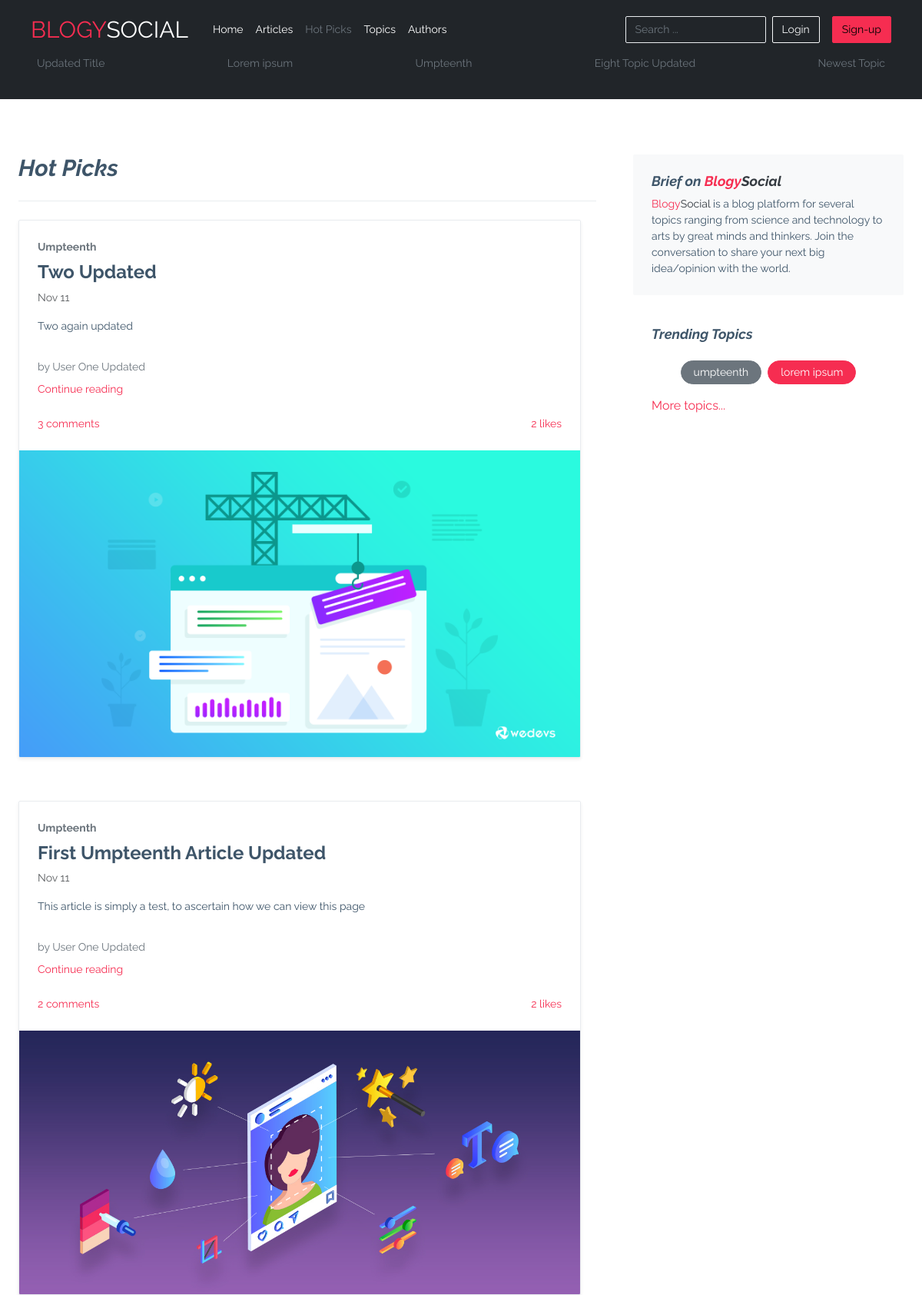
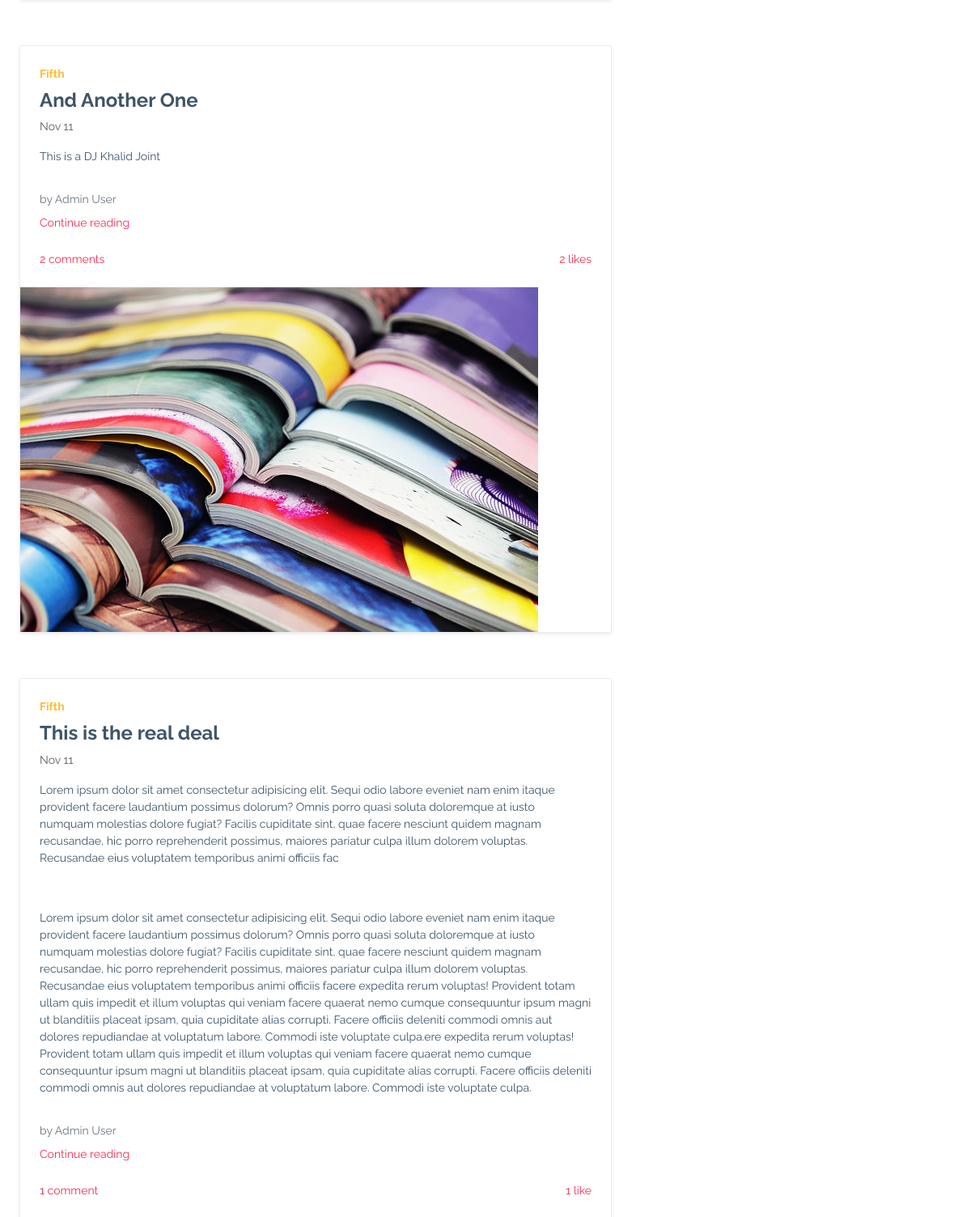
/hot-picks/ (upper part), run on the app's committed database (2 pictures, top to bottom).
### posts/models.py (models this page shows, shortened)
class Topic(models.Model):
    title = models.CharField(
        verbose_name=_('Topic Title'),
        help_text=_('Required and unique'),
        max_length=30,
        unique=True,
    )
    slug = models.SlugField(
        verbose_name=_('Topic safe URL'),
        max_length=255,
        unique=True)
    description = models.CharField(
        verbose_name=_('Topic Description'),
        help_text=_('Required and unique'),
        max_length=255,
    )
    representative_color = models.CharField(
        verbose_name=_('Representive Color for Topic'),
        help_text=_('Color for display of Topic to site visitors'),
        max_length=10,
        default='secondary'
    )
    added_by = models.ForeignKey(UserModel, on_delete=models.CASCADE)
    is_active = models.BooleanField(
        verbose_name=_('Topic visibility'),
        help_text=_('Change topic visibility'),
        default=True,
    )
    created_at = models.DateTimeField(
        _('Created at'), auto_now_add=True, editable=False)
    updated_at = models.DateTimeField(_('Updated at'), auto_now=True)
    deleted_at = models.DateTimeField(_('Deleted at'), null=True, blank=True)
    class Meta:
        verbose_name = _('Topic')
        verbose_name_plural = _('Topics')

class Article(models.Model):
    is_featured = models.BooleanField(
        verbose_name=_('Make Article Featured'),
        help_text=_('Change make article featured on index(home) page'),
        default=False,
    )
    title = models.CharField(
        verbose_name=_('Article Title'),
        help_text=_('Required and unique'),
        max_length=150,
        unique=True,
    )
    slug = models.SlugField(
        verbose_name=_(
            'Article safe URL'),
        max_length=255,
        unique=True)
    body = RichTextField(
        verbose_name=_('Write your Article'),
        unique=True,
    )
    image = models.ImageField(
        verbose_name=_('Article Preview Image'),
        help_text=_('Upload Article Image'),
        upload_to='images/articles/',
        default='images/default.png',
    )
    topic = models.ForeignKey(
        Topic,
        on_delete=models.CASCADE,
        verbose_name=_('Choose a Topic'
                       ))
    added_by = models.ForeignKey(UserModel, on_delete=models.CASCADE)
    is_active = models.BooleanField(
        verbose_name=_('Topic visibility'),
        help_text=_('Change topic visibility'),
        default=True,
    )
    created_at = models.DateTimeField(
        _('Created at'), auto_now_add=True, editable=False)
    updated_at = models.DateTimeField(_('Updated at'), auto_now=True)
    deleted_at = models.DateTimeField(null=True, blank=True)
    class Meta:
        verbose_name = _('Article')
        verbose_name_plural = _('Articles')

### accounts/models.py (models this page shows, shortened)
class UserModel(AbstractBaseUser, PermissionsMixin):
    username = models.CharField(
        _('Username'),
        max_length=100,
        unique=True
    )
    email = models.CharField(
        _('Email Address'),
        max_length=150,
        unique=True
    )
    name = models.CharField(
        _('Name'),
        max_length=100
    )
    password = models.CharField(
        _('Password'),
        max_length=50
    )
    phone = models.CharField(
        _('Phone Number'),
        max_length=35,
        null=True,
        blank=True
    )
    photo = models.ImageField(
        verbose_name=_('Author Photo'),
        help_text=_('Upload photo'),
        upload_to='images/authors/',
        default='images/default.png',
        null=True,
        blank=True
    )
    about_me = models.TextField(
        _('About me'),
        max_length=255,
        null=True,
        blank=True
    )
    web = models.CharField(
        verbose_name=_('Author Website'),
        max_length=255,
        null=True,
        blank=True
    )
    instagram = models.CharField(
        verbose_name=_('Author Instagram'),
        max_length=255,
        null=True,
        blank=True
    )
    twitter = models.CharField(
        verbose_name=_('Author Twitter'),
        max_length=255,
        null=True,
        blank=True
    )
    remember_me = models.BooleanField(default=False)
    is_active = models.BooleanField(default=False)
    is_staff = models.BooleanField(default=False)
    created_at = models.DateTimeField(auto_now_add=True)
    updated_at = models.DateTimeField(auto_now=True)
    deleted_at = models.DateTimeField(null=True, blank=True)
    objects = CustomAccountsManager()
    USERNAME_FIELD = 'username'
    REQUIRED_FIELDS = ['email', 'password']
    class Meta:
        verbose_name = 'Account'
        verbose_name_plural = 'Accounts'

### pages/views.py (the view)
# urls.py: path('hot-picks/', views.hot_picks, name='hot_picks'),
def hot_picks(request):
    latest_comments_for_hot_articles = list(
        set(Comment.objects.values_list('article__title', flat=True).order_by('-created_at')[:100]))
    hot_articles = Article.objects.filter(
        title__in=latest_comments_for_hot_articles, is_active=True).order_by('-created_at')
    return render(request, 'pages/hot_picks.html', {'hot_articles': hot_articles})

### pages/context_processors.py (called while the page is built)
def random_topics(request):
    topics = Topic.objects.filter(is_active=True)
    topics_list = list(topics)
    if topics.count() < 20:
        minimum_count = topics.count()
    elif topics.count() < 1:
        minimum_count = 0
    else:
        minimum_count = 20
    random_topics = random.sample(topics_list, minimum_count)
    return {'random_topics': random_topics}

def trending_topics_list(request):
    latest_articles_for_trending_topics = list(
        set(Article.objects.values_list('topic__title', flat=True).order_by('-created_at')[:100]))
    trending_topics_list = Topic.objects.filter(
        title__in=latest_articles_for_trending_topics, is_active=True).order_by('-created_at')
    return {'trending_topics_list': trending_topics_list}

def articles_objects(request):
    articles = Article.objects.filter(is_active=True).order_by('-created_at')
    paginator = Paginator(articles, per_page=10)
    articles_objects = paginator.get_page(1)
    articles_objects.adjusted_elided_pages = paginator.get_elided_page_range(1)
    return {'articles_objects': articles_objects}

### pages/templates/pages/hot_picks.html (shortened to what this page needs)
{% extends 'base.html' %}
{% load static %}
{% block content %}
    {% block heading %}
        <h2 class="pb-4 mb-4 fst-italic border-bottom">
            Hot Picks
        </h2>
    {% endblock %}
    {% block main %}
        <section>
            {% if hot_articles %}
                {% for article in hot_articles %}
                    <article class="blog-post row mb-4">
                        <div class="row mb-2">
                            <div class="col-md-12">
                                <div class="row g-0 border rounded overflow-hidden flex-md-row mb-4 shadow-sm h-md-250 position-relative">
                                    <div class=" col p-4 d-flex flex-column position-static">
                                        <strong class="d-inline-block mb-2 text-{{ article.topic.representative_color }}">{{ article.topic.title }}</strong>
                                        <h3 class="mb-2">{{ article.title }}</h3>
                                        <div class="mb-2 text-body-secondary">Nov 11</div>
                                        <p class="mb-2">{{ article.body|safe }}</p>
                                        <a href="#" class="text-decoration-none text-secondary mb-2">by {{ article.added_by.name }}</a>
                                        <a href="{% url 'pages:article' article.slug %}" class="stretched-link text-danger">Continue reading</a>
                                    </div>
                                    <div class="comments-likes d-flex justify-content-between px-4 pb-4">
                                        <a href="{% url 'pages:article' article.slug %}#comments" class="text-danger">
                                            {% if article.comment_set.all.count < 2 %}
                                                {{ article.comment_set.all.count }} comment
                                            {% else %}
                                                {{ article.comment_set.all.count }} comments
                                            {% endif %}
                                        </a>
                                        <a class="text-danger">
                                            {% if article.like_set.all.count < 2 %}
                                                {{ article.like_set.all.count }} like
                                            {% else %}
                                                {{ article.like_set.all.count }} likes
                                            {% endif %}
                                        </a>
                                    </div>
                                    <div class="col-auto d-none d-lg-block">
                                        <img src="
                                            {% if article.image != 'images/default.png' %}
                                                {{ article.image.url }}
                                            {% endif %}
                                        " class="object-fit-cover" alt="" width="100%" height="100%">
                                    </div>
                                </div>
                            </div>
                        </div>
                    </article>
                {% endfor %}
            {% else %}
                    <p class="text-center fs-5 my-4">There are no trending articles. <a href="{% url 'posts:add_article' %}" class="text-danger">Add One</a>.</p>
            {% endif %}
        </section>
    {% endblock %}
{% endblock %}

### templates/includes/topnav.html (shortened to what this page needs)
<header class="p-3 text-bg-dark">
    <div class="container">
        <div class="d-flex flex-wrap align-items-center justify-content-center justify-content-lg-start">
            <a href="{% url 'pages:index' %}" class="d-flex align-items-center mb-2 mb-lg-0 text-danger fs-2 text-decoration-none">
                <span class="text-danger">BLOGY<span class="text-white">SOCIAL</span></span>
            </a>
            <ul class="nav col-12 col-lg-auto me-lg-auto mb-2 justify-content-center mb-md-0 ms-4">
                <li><a href="{% url 'pages:index' %}" class="nav-link px-2 text-{% if request.get_full_path == '/' %}secondary{% else %}white{% endif %}">Home</a></li>
                <li><a href="{% url 'pages:articles' %}" class="nav-link px-2 text-{% if 'articles/' in request.get_full_path %}secondary{% else %}white{% endif %}">Articles</a></li>
                <li><a href="{% url 'pages:hot_picks' %}" class="nav-link px-2 text-{% if 'hot-picks/' in request.get_full_path %}secondary{% else %}white{% endif %}">Hot Picks</a></li>
                <li><a href="{% url 'pages:topics' %}" class="nav-link px-2 text-{% if 'topics/' in request.get_full_path %}secondary{% else %}white{% endif %}">Topics</a></li>
                <li><a href="{% url 'pages:authors' %}" class="nav-link px-2 text-{% if 'authors/' in request.get_full_path %}secondary{% else %}white{% endif %}">Authors</a></li>
            </ul>
            <div class="d-flex align-items-center justify-content-end flex-wrap gap-2">
                <form action="{% url 'pages:search' %}" method="GET" class="col-12 col-lg-auto mb-lg-0" role="search">
                    <input name="search" type="text" class="form-control form-control-dark text-bg-dark" placeholder="Search ..." aria-label="Search">
                </form>
                {% if request.user.is_authenticated %}
                    <a href="{% url 'accounts:logout' %}" class="btn btn-danger d-flex align-items-center">
                        <span>Hi<span class="fw-bold"> {{ request.user.name }}</span></span> &nbsp;&nbsp;
                        <svg xmlns="http://www.w3.org/2000/svg" width="24" height="24" fill="currentColor" class="bi bi-power" viewBox="0 0 16 16">
                            <path d="M7.5 1v7h1V1h-1z" />
                            <path d="M3 8.812a4.999 4.999 0 0 1 2.578-4.375l-.485-.874A6 6 0 1 0 11 3.616l-.501.865A5 5 0 1 1 3 8.812z" />
                        </svg>
                    </a>
                {% else %}
                    <a type="button" class="btn btn-outline-light me-2" href="{% url 'accounts:login' %}">Login</a>
                    <a type="button" class="btn btn-danger" href="{% url 'accounts:register' %}">Sign-up</a>
                {% endif %}
            </div>
        </div>
        <div class="nav-scroller py-1 mb-2">
            <nav class="nav d-flex justify-content-between">
                {% for topic in random_topics %}
                    <a class="p-2 link-secondary" href="{% url 'pages:topic' topic.slug %}">{{ topic.title }}</a>
                {% endfor %}
            </nav>
        </div>
    </div>
</header>

### templates/includes/aside.html
<div class="position-sticky" style="top: 2rem;">
    <div class="p-4 mb-3 bg-body-tertiary rounded">
        <h4 class="fst-italic">Brief on <span class="text-danger">Blogy<span class="text-dark">Social</span></span></h4>
        <p class="mb-0"><span class="text-danger">Blogy<span class="text-dark">Social</span></span> is a blog platform for several topics ranging from science and technology to arts by great minds and thinkers. Join the conversation to share your next big idea/opinion with the world.</p>
    </div>
    <div class="p-4">
        <h4 class="fst-italic">Trending Topics</h4>
        <div class="d-flex flex-wrap gap-2 justify-content-center py-3 text-white">
            {% if trending_topics_list %}
                {% for topic in trending_topics_list %}
                    <a href="{% url 'pages:topic' topic.slug %}" class="btn btn-{{ topic.representative_color }} rounded-pill py-1 px-3 text-white">{{ topic.title|lower }}</a>
                {% endfor %}
            {% endif %}
        </div>
        <p><a href="{% url 'pages:topics' %}" class="my-4 text-danger fs-5">More topics...</a></p>
    </div>
</div>

### data on the page
Topic: title "Updated Title"
Topic: title "Lorem ipsum", title "lorem ipsum"
Topic: title "Umpteenth", title "umpteenth"
Topic: title "Eight Topic Updated"
Topic: title "Newest Topic"
Article: topic "Umpteenth", title "Two Updated", body "Two again updated", added_by.name "User One Updated", comment_set.all.count "3", like_set.all.count "2", image (picture)
Article: topic "Umpteenth", title "First Umpteenth Article Updated", body "This article is simply a test, to ascertain how we can view this page", added_by.name "User One Updated", comment_set.all.count "2", like_set.all.count "2", image (picture)
Article: topic "Fifth", title "And Another One", body "This is a DJ Khalid Joint", added_by.name "Admin User", comment_set.all.count "2", like_set.all.count "2", image (picture)
Article: topic "Fifth", title "This is the real deal", body "Lorem ipsum dolor sit amet consectetur adipisicing elit. Sequi odio labore eveniet nam enim itaque provident facere laudantium possimus dolorum? Omnis porro quasi soluta doloremque at iusto numquam molestias dolore fugiat? Facilis cupiditate sint, quae facere nesciunt quidem magnam recusandae, hic porro reprehenderit possimus, maiores pariatur culpa illum dolorem voluptas. Recusandae eius voluptatem temporibus animi officiis fac Lorem ipsum dolor sit amet consectetur adipisicing elit. Sequi odio labore eveniet nam enim itaque provident facere laudantium possimus dolorum? Omnis porro quasi soluta doloremque at iusto numquam molestias dolore fugiat? Facilis cupiditate sint, quae facere…", added_by.name "Admin User", comment_set.all.count "1", like_set.all.count "1"
